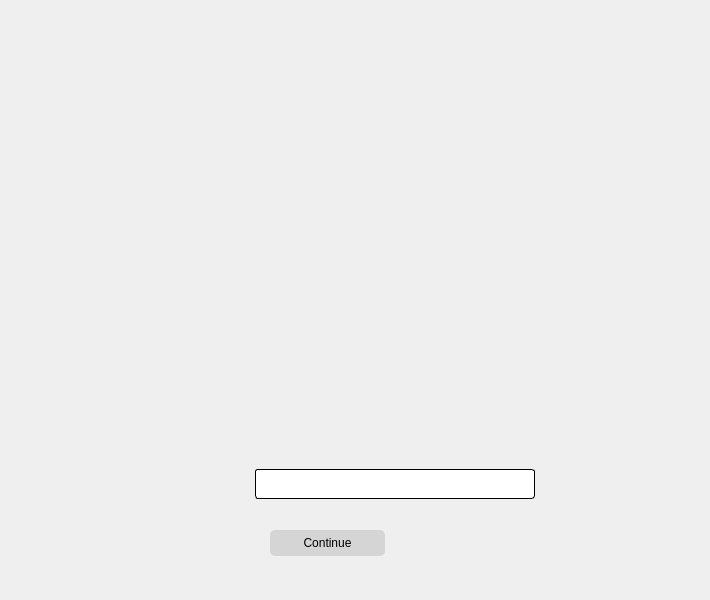
<?xml version="1.0" encoding="UTF-8"?>
<ui version="4.0">
 <class>MapView</class>
 <widget class="QWidget" name="MapView">
  <property name="geometry">
   <rect>
    <x>0</x>
    <y>0</y>
    <width>710</width>
    <height>600</height>
   </rect>
  </property>
  <property name="windowTitle">
   <string>Form</string>
  </property>
  <property name="styleSheet">
   <string notr="true">QWidget#map_widget {
border-image: url(:/res/map_background.png) 0 0 0 0 strech strech;
}

QLabel#distanceLabel {
background-color: white;
border-radius: 3px;
border: 1px solid black;
font-size: 14;
font: bold;
color:black;
}</string>
  </property>
  <widget class="QWidget" name="map_widget" native="true">
   <property name="geometry">
    <rect>
     <x>0</x>
     <y>100</y>
     <width>710</width>
     <height>399</height>
    </rect>
   </property>
   <widget class="QLabel" name="distanceLabel">
    <property name="geometry">
     <rect>
      <x>255</x>
      <y>369</y>
      <width>280</width>
      <height>30</height>
     </rect>
    </property>
    <property name="text">
     <string/>
    </property>
    <property name="alignment">
     <set>Qt::AlignCenter</set>
    </property>
   </widget>
  </widget>
  <widget class="QPushButton" name="continueToNext">
   <property name="geometry">
    <rect>
     <x>270</x>
     <y>530</y>
     <width>115</width>
     <height>26</height>
    </rect>
   </property>
   <property name="styleSheet">
    <string notr="true">color:black;
background:#D5D5D5;
border-radius:5px;</string>
   </property>
   <property name="text">
    <string>Continue</string>
   </property>
  </widget>
 </widget>
 <resources/>
 <connections/>
</ui>
